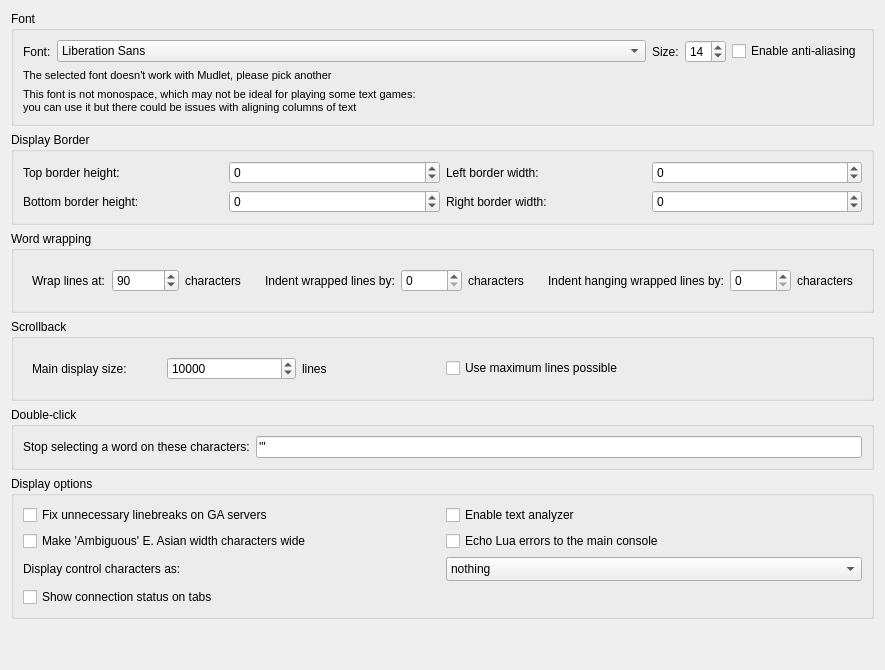
     <widget class="QWidget" name="tab_display">
      <property name="sizePolicy">
       <sizepolicy hsizetype="Expanding" vsizetype="Expanding">
        <horstretch>0</horstretch>
        <verstretch>0</verstretch>
       </sizepolicy>
      </property>
      <attribute name="title">
       <string>Main display</string>
      </attribute>
      <layout class="QVBoxLayout" name="vBoxLayout_tab_display">
       <item>
        <widget class="QGroupBox" name="groupBox_font">
         <property name="sizePolicy">
          <sizepolicy hsizetype="Preferred" vsizetype="Preferred">
           <horstretch>1</horstretch>
           <verstretch>0</verstretch>
          </sizepolicy>
         </property>
         <property name="title">
          <string>Font</string>
         </property>
         <layout class="QGridLayout" name="gridLayout_groupBox_font" columnstretch="0,1,0,0,0,0">
          <item row="0" column="0">
           <widget class="QLabel" name="label_displayFont">
            <property name="text">
             <string>Font:</string>
            </property>
            <property name="buddy">
             <cstring>fontComboBox_displayFont</cstring>
            </property>
           </widget>
          </item>
          <item row="0" column="1">
           <widget class="QFontComboBox" name="fontComboBox_displayFont">
            <property name="sizePolicy">
             <sizepolicy hsizetype="Preferred" vsizetype="Fixed">
              <horstretch>1</horstretch>
              <verstretch>0</verstretch>
             </sizepolicy>
            </property>
            <property name="editable">
             <bool>false</bool>
            </property>
            <property name="maxVisibleItems">
             <number>20</number>
            </property>
           </widget>
          </item>
          <item row="0" column="2">
           <widget class="QLabel" name="label_displayFontSize">
            <property name="text">
             <string>Size:</string>
            </property>
            <property name="buddy">
             <cstring>spinBox_displayFontSize</cstring>
            </property>
           </widget>
          </item>
          <item row="0" column="3">
           <widget class="QSpinBox" name="spinBox_displayFontSize">
            <property name="sizePolicy">
             <sizepolicy hsizetype="Preferred" vsizetype="Preferred">
              <horstretch>0</horstretch>
              <verstretch>0</verstretch>
             </sizepolicy>
            </property>
            <property name="minimum">
             <number>1</number>
            </property>
            <property name="maximum">
             <number>99</number>
            </property>
            <property name="value">
             <number>14</number>
            </property>
           </widget>
          </item>
          <item row="0" column="5">
           <widget class="QCheckBox" name="checkBox_antiAlias">
            <property name="toolTip">
             <string>&lt;p&gt;Use anti aliasing on fonts. Smoothes fonts if you have a high screen resolution and you can use larger fonts. Note that on low resolutions and small font sizes, the font gets blurry.&lt;/p&gt;</string>
            </property>
            <property name="accessibleDescription">
             <string>Use anti aliasing on fonts. Smooths fonts if you have a high screen resolution and you can use larger fonts. Note that on low resolutions and small font sizes, the font gets blurry.</string>
            </property>
            <property name="text">
             <string>Enable anti-aliasing</string>
            </property>
           </widget>
          </item>
          <item row="1" column="0" colspan="4">
           <widget class="QLabel" name="label_invalidFontError">
            <property name="font">
             <font>
              <pointsize>8</pointsize>
             </font>
            </property>
            <property name="text">
             <string>The selected font doesn't work with Mudlet, please pick another</string>
            </property>
           </widget>
          </item>
          <item row="2" column="0" colspan="4">
           <widget class="QLabel" name="label_variableWidthFontWarning">
            <property name="font">
             <font>
              <pointsize>8</pointsize>
             </font>
            </property>
            <property name="text">
             <string comment="Note that this text is split into two lines so that the message is not too wide in English, please do the same for other locales where the text is the same or longer">This font is not monospace, which may not be ideal for playing some text games:
you can use it but there could be issues with aligning columns of text</string>
            </property>
           </widget>
          </item>
         </layout>
        </widget>
       </item>
       <item>
        <widget class="QGroupBox" name="groupBox_borders">
         <property name="sizePolicy">
          <sizepolicy hsizetype="Preferred" vsizetype="Preferred">
           <horstretch>0</horstretch>
           <verstretch>0</verstretch>
          </sizepolicy>
         </property>
         <property name="title">
          <string>Display Border</string>
         </property>
         <layout class="QGridLayout" name="gridLayout_groupBox_borders">
          <item row="0" column="0">
           <widget class="QLabel" name="label_26">
            <property name="sizePolicy">
             <sizepolicy hsizetype="Expanding" vsizetype="Preferred">
              <horstretch>0</horstretch>
              <verstretch>0</verstretch>
             </sizepolicy>
            </property>
            <property name="maximumSize">
             <size>
              <width>200</width>
              <height>16777215</height>
             </size>
            </property>
            <property name="toolTip">
             <string>&lt;p&gt;Extra space to have before text on top - can be set to negative to move text up beyond the screen.&lt;/p&gt;</string>
            </property>
            <property name="text">
             <string>Top border height:</string>
            </property>
            <property name="buddy">
             <cstring>topBorderHeight</cstring>
            </property>
           </widget>
          </item>
          <item row="0" column="1">
           <widget class="QSpinBox" name="topBorderHeight">
            <property name="sizePolicy">
             <sizepolicy hsizetype="Preferred" vsizetype="Preferred">
              <horstretch>0</horstretch>
              <verstretch>0</verstretch>
             </sizepolicy>
            </property>
            <property name="toolTip">
             <string>&lt;p&gt;Extra space to have before text on top - can be set to negative to move text up beyond the screen.&lt;/p&gt;</string>
            </property>
            <property name="accessibleDescription">
             <string>Extra space to have before text on top - can be set to negative to move text up beyond the screen.</string>
            </property>
            <property name="minimum">
             <number>-1000000</number>
            </property>
            <property name="maximum">
             <number>1000000</number>
            </property>
            <property name="value">
             <number>0</number>
            </property>
           </widget>
          </item>
          <item row="0" column="2">
           <widget class="QLabel" name="label_29">
            <property name="sizePolicy">
             <sizepolicy hsizetype="Expanding" vsizetype="Preferred">
              <horstretch>0</horstretch>
              <verstretch>0</verstretch>
             </sizepolicy>
            </property>
            <property name="maximumSize">
             <size>
              <width>200</width>
              <height>16777215</height>
             </size>
            </property>
            <property name="toolTip">
             <string>&lt;p&gt;Extra space to have before text on the left - can be set to negative to move text left beyond the screen.&lt;/p&gt;</string>
            </property>
            <property name="text">
             <string>Left border width:</string>
            </property>
            <property name="buddy">
             <cstring>leftBorderWidth</cstring>
            </property>
           </widget>
          </item>
          <item row="0" column="3">
           <widget class="QSpinBox" name="leftBorderWidth">
            <property name="sizePolicy">
             <sizepolicy hsizetype="Preferred" vsizetype="Preferred">
              <horstretch>0</horstretch>
              <verstretch>0</verstretch>
             </sizepolicy>
            </property>
            <property name="toolTip">
             <string>&lt;p&gt;Extra space to have before text on the left - can be set to negative to move text left beyond the screen.&lt;/p&gt;</string>
            </property>
            <property name="accessibleDescription">
             <string>Extra space to have before text on the left - can be set to negative to move text left beyond the screen.</string>
            </property>
            <property name="minimum">
             <number>-1000000</number>
            </property>
            <property name="maximum">
             <number>1000000</number>
            </property>
            <property name="value">
             <number>0</number>
            </property>
           </widget>
          </item>
          <item row="1" column="0">
           <widget class="QLabel" name="label_27">
            <property name="sizePolicy">
             <sizepolicy hsizetype="Expanding" vsizetype="Preferred">
              <horstretch>0</horstretch>
              <verstretch>0</verstretch>
             </sizepolicy>
            </property>
            <property name="maximumSize">
             <size>
              <width>200</width>
              <height>16777215</height>
             </size>
            </property>
            <property name="toolTip">
             <string>&lt;p&gt;Extra space to have before text on the bottom - can be set to negative to allow text to go down beyond the screen.&lt;/p&gt;</string>
            </property>
            <property name="text">
             <string>Bottom border height:</string>
            </property>
            <property name="buddy">
             <cstring>bottomBorderHeight</cstring>
            </property>
           </widget>
          </item>
          <item row="1" column="1">
           <widget class="QSpinBox" name="bottomBorderHeight">
            <property name="sizePolicy">
             <sizepolicy hsizetype="Preferred" vsizetype="Preferred">
              <horstretch>0</horstretch>
              <verstretch>0</verstretch>
             </sizepolicy>
            </property>
            <property name="toolTip">
             <string>&lt;p&gt;Extra space to have before text on the bottom - can be set to negative to allow text to go down beyond the screen.&lt;/p&gt;</string>
            </property>
            <property name="accessibleDescription">
             <string>Extra space to have before text on the bottom - can be set to negative to allow text to go down beyond the screen.</string>
            </property>
            <property name="minimum">
             <number>-1000000</number>
            </property>
            <property name="maximum">
             <number>1000000</number>
            </property>
            <property name="value">
             <number>0</number>
            </property>
           </widget>
          </item>
          <item row="1" column="2">
           <widget class="QLabel" name="label_28">
            <property name="sizePolicy">
             <sizepolicy hsizetype="Expanding" vsizetype="Preferred">
              <horstretch>0</horstretch>
              <verstretch>0</verstretch>
             </sizepolicy>
            </property>
            <property name="maximumSize">
             <size>
              <width>200</width>
              <height>16777215</height>
             </size>
            </property>
            <property name="toolTip">
             <string>&lt;p&gt;Extra space to have before text on the right - can be set to negative to move text right beyond the screen.&lt;/p&gt;</string>
            </property>
            <property name="text">
             <string>Right border width:</string>
            </property>
            <property name="buddy">
             <cstring>rightBorderWidth</cstring>
            </property>
           </widget>
          </item>
          <item row="1" column="3">
           <widget class="QSpinBox" name="rightBorderWidth">
            <property name="sizePolicy">
             <sizepolicy hsizetype="Preferred" vsizetype="Preferred">
              <horstretch>0</horstretch>
              <verstretch>0</verstretch>
             </sizepolicy>
            </property>
            <property name="toolTip">
             <string>&lt;p&gt;Extra space to have before text on the right - can be set to negative to move text right beyond the screen.&lt;/p&gt;</string>
            </property>
            <property name="accessibleDescription">
             <string>Extra space to have before text on the right - can be set to negative to move text right beyond the screen.</string>
            </property>
            <property name="minimum">
             <number>-1000000</number>
            </property>
            <property name="maximum">
             <number>1000000</number>
            </property>
            <property name="value">
             <number>0</number>
            </property>
           </widget>
          </item>
         </layout>
        </widget>
       </item>
       <item>
        <widget class="QGroupBox" name="groupBox_wrapping">
         <property name="sizePolicy">
          <sizepolicy hsizetype="Preferred" vsizetype="Preferred">
           <horstretch>0</horstretch>
           <verstretch>0</verstretch>
          </sizepolicy>
         </property>
         <property name="layoutDirection">
          <enum>Qt::LayoutDirection::LeftToRight</enum>
         </property>
         <property name="title">
          <string>Word wrapping</string>
         </property>
         <layout class="QHBoxLayout" name="horizontalLayout_groupBox_wrapping">
          <item>
           <widget class="QFrame" name="frame_wrap_at">
            <property name="frameShape">
             <enum>QFrame::Shape::NoFrame</enum>
            </property>
            <layout class="QHBoxLayout" name="horizontalLayout_frame_wrap_at">
             <item>
              <widget class="QLabel" name="label_wrap_at_spinBox">
               <property name="sizePolicy">
                <sizepolicy hsizetype="Preferred" vsizetype="Preferred">
                 <horstretch>0</horstretch>
                 <verstretch>0</verstretch>
                </sizepolicy>
               </property>
               <property name="maximumSize">
                <size>
                 <width>200</width>
                 <height>16777215</height>
                </size>
               </property>
               <property name="text">
                <string>Wrap lines at:</string>
               </property>
               <property name="buddy">
                <cstring>wrap_at_spinBox</cstring>
               </property>
              </widget>
             </item>
             <item>
              <widget class="QSpinBox" name="wrap_at_spinBox">
               <property name="minimum">
                <number>1</number>
               </property>
               <property name="maximum">
                <number>999999</number>
               </property>
               <property name="value">
                <number>90</number>
               </property>
              </widget>
             </item>
             <item>
              <widget class="QLabel" name="label_23">
               <property name="text">
                <string>characters</string>
               </property>
               <property name="buddy">
                <cstring>wrap_at_spinBox</cstring>
               </property>
              </widget>
             </item>
            </layout>
           </widget>
          </item>
          <item>
           <widget class="QFrame" name="frame_indent_wrapped">
            <property name="frameShape">
             <enum>QFrame::Shape::NoFrame</enum>
            </property>
            <layout class="QHBoxLayout" name="horizontalLayout_frame_indent_wrapped">
             <item>
              <widget class="QLabel" name="label_indent_wrapped_spinBox">
               <property name="sizePolicy">
                <sizepolicy hsizetype="Preferred" vsizetype="Preferred">
                 <horstretch>0</horstretch>
                 <verstretch>0</verstretch>
                </sizepolicy>
               </property>
               <property name="maximumSize">
                <size>
                 <width>200</width>
                 <height>16777215</height>
                </size>
               </property>
               <property name="text">
                <string>Indent wrapped lines by:</string>
               </property>
               <property name="buddy">
                <cstring>indent_wrapped_spinBox</cstring>
               </property>
              </widget>
             </item>
             <item>
              <widget class="QSpinBox" name="indent_wrapped_spinBox">
               <property name="minimum">
                <number>0</number>
               </property>
               <property name="maximum">
                <number>99999</number>
               </property>
               <property name="value">
                <number>0</number>
               </property>
              </widget>
             </item>
             <item>
              <widget class="QLabel" name="label_25">
               <property name="text">
                <string>characters</string>
               </property>
               <property name="buddy">
                <cstring>indent_wrapped_spinBox</cstring>
               </property>
              </widget>
             </item>
            </layout>
           </widget>
          </item>
          <item>
           <widget class="QFrame" name="frame_hanging_indent_wrapped">
            <property name="frameShape">
             <enum>QFrame::Shape::NoFrame</enum>
            </property>
            <layout class="QHBoxLayout" name="horizontalLayout_frame_hanging_indent_wrapped">
             <item>
              <widget class="QLabel" name="label_hanging_indent_wrapped">
               <property name="sizePolicy">
                <sizepolicy hsizetype="Preferred" vsizetype="Preferred">
                 <horstretch>0</horstretch>
                 <verstretch>0</verstretch>
                </sizepolicy>
               </property>
               <property name="maximumSize">
                <size>
                 <width>200</width>
                 <height>16777215</height>
                </size>
               </property>
               <property name="toolTip">
                <string>&lt;p&gt;Subsequent wrapped lines will be indented by this amount.&lt;/p&gt;</string>
               </property>
               <property name="accessibleDescription">
                <string>Subsequent wrapped lines will be indented by this amount.</string>
               </property>
               <property name="text">
                <string>Indent hanging wrapped lines by:</string>
               </property>
               <property name="buddy">
                <cstring>hanging_indent_wrapped_spinBox</cstring>
               </property>
              </widget>
             </item>
             <item>
              <widget class="QSpinBox" name="hanging_indent_wrapped_spinBox">
               <property name="minimum">
                <number>0</number>
               </property>
               <property name="maximum">
                <number>99999</number>
               </property>
               <property name="value">
                <number>0</number>
               </property>
              </widget>
             </item>
             <item>
              <widget class="QLabel" name="label_41">
               <property name="text">
                <string>characters</string>
               </property>
               <property name="buddy">
                <cstring>hanging_indent_wrapped_spinBox</cstring>
               </property>
              </widget>
             </item>
            </layout>
           </widget>
          </item>
         </layout>
        </widget>
       </item>
       <item>
        <widget class="QGroupBox" name="groupBox_consoleBuffer">
         <property name="title">
          <string>Scrollback</string>
         </property>
         <layout class="QHBoxLayout" name="horizontalLayout_groupBox_consoleBuffer">
          <item>
           <widget class="QFrame" name="frame_console_buffer_size">
            <property name="frameShape">
             <enum>QFrame::Shape::NoFrame</enum>
            </property>
            <layout class="QHBoxLayout" name="horizontalLayout_frame_console_buffer_size">
             <item>
              <widget class="QLabel" name="label_console_buffer_size_spinBox">
               <property name="sizePolicy">
                <sizepolicy hsizetype="Preferred" vsizetype="Preferred">
                 <horstretch>0</horstretch>
                 <verstretch>0</verstretch>
                </sizepolicy>
               </property>
               <property name="maximumSize">
                <size>
                 <width>200</width>
                 <height>16777215</height>
                </size>
               </property>
               <property name="toolTip">
                <string>&lt;p&gt;Maximum number of lines to keep in the console buffer. When exceeded, older lines are removed in batches.&lt;/p&gt;</string>
               </property>
               <property name="accessibleDescription">
                <string>Maximum number of lines to keep in the console buffer. When exceeded, older lines are removed in batches.</string>
               </property>
               <property name="text">
                <string>Main display size:</string>
               </property>
               <property name="buddy">
                <cstring>console_buffer_size_spinBox</cstring>
               </property>
              </widget>
             </item>
             <item>
              <widget class="QSpinBox" name="console_buffer_size_spinBox">
               <property name="toolTip">
                <string>&lt;p&gt;Maximum number of lines to keep in the console buffer. Minimum is 100 lines.&lt;/p&gt;</string>
               </property>
               <property name="accessibleDescription">
                <string>Maximum number of lines to keep in the console buffer. Minimum is 100 lines.</string>
               </property>
               <property name="minimum">
                <number>100</number>
               </property>
               <property name="maximum">
                <number>2147483647</number>
               </property>
               <property name="value">
                <number>10000</number>
               </property>
              </widget>
             </item>
             <item>
              <widget class="QLabel" name="label_console_buffer_lines">
               <property name="text">
                <string>lines</string>
               </property>
               <property name="buddy">
                <cstring>console_buffer_size_spinBox</cstring>
               </property>
              </widget>
             </item>
            </layout>
           </widget>
          </item>
          <item>
           <widget class="QCheckBox" name="checkBox_useMaxBufferSize">
            <property name="toolTip">
             <string>&lt;p&gt;Use the maximum buffer size your system can handle. This will be calculated based on available memory.&lt;/p&gt;</string>
            </property>
            <property name="accessibleDescription">
             <string>Use the maximum buffer size your system can handle. This will be calculated based on available memory.</string>
            </property>
            <property name="text">
             <string>Use maximum lines possible</string>
            </property>
           </widget>
          </item>
         </layout>
        </widget>
       </item>
       <item>
        <widget class="QGroupBox" name="groupBox_doubleClick">
         <property name="title">
          <string>Double-click</string>
         </property>
         <layout class="QHBoxLayout" name="horizontalLayout_doubleclick_ignore">
          <item>
           <widget class="QLabel" name="doubleclick_ignore_label">
            <property name="text">
             <string>Stop selecting a word on these characters:</string>
            </property>
            <property name="buddy">
             <cstring>doubleclick_ignore_lineedit</cstring>
            </property>
           </widget>
          </item>
          <item>
           <widget class="QLineEdit" name="doubleclick_ignore_lineedit">
            <property name="toolTip">
             <string>&lt;p&gt;Enter the characters you'd like double-clicking to stop selecting text on here. If you don't enter any, double-clicking on a word will only stop at a space, and will include characters like a double or a single quote. For example, double-clicking on the word &lt;span style=&quot; font-style:italic;&quot;&gt;Hello&lt;/span&gt; in the following will select &lt;span style=&quot; font-style:italic;&quot;&gt;&amp;quot;&lt;/span&gt;&lt;span style=&quot; font-style:italic;&quot;&gt;Hello!&amp;quot;&lt;/span&gt;&lt;/p&gt;&lt;p&gt;You say, &lt;span style=&quot; font-weight:600;&quot;&gt;&amp;quot;Hello!&amp;quot;&lt;/span&gt;&lt;/p&gt;&lt;p&gt;If you set the characters in the field to &lt;span style=&quot; font-weight:600;&quot;&gt;'&amp;quot;! &lt;/span&gt;which will mean it should stop selecting on ' &lt;span style=&quot; font-style:italic;&quot;&gt;or&lt;/span&gt; &amp;quot; &lt;span style=&quot; font-style:italic;&quot;&gt;or&lt;/span&gt; ! then double-clicking on &lt;span style=&quot; font-style:italic;&quot;&gt;Hello&lt;/span&gt; will just select &lt;span style=&quot; font-style:italic;&quot;&gt;Hello&lt;/span&gt;&lt;/p&gt;&lt;p&gt;You say, &amp;quot;&lt;span style=&quot; font-weight:600;&quot;&gt;Hello&lt;/span&gt;!&amp;quot;&lt;/p&gt;</string>
            </property>
            <property name="accessibleDescription">
             <string>Characters that double-click selection should stop on. Without this, only spaces end a selection, so quotes and punctuation get included with the word. For example, entering an apostrophe, double quote and exclamation mark would make double-clicking select just the word Hello rather than "Hello!".</string>
            </property>
            <property name="text">
             <string>'&quot;</string>
            </property>
            <property name="placeholderText">
             <string>(characters to ignore in selection, for example ' or &quot;)</string>
            </property>
           </widget>
          </item>
         </layout>
        </widget>
       </item>
       <item>
        <widget class="QGroupBox" name="groupBox_displayOptions">
         <property name="title">
          <string>Display options</string>
         </property>
         <layout class="QGridLayout" name="gridLayout_groupBox_displayOptions">
          <item row="2" column="0">
           <widget class="QLabel" name="label_controlCharacterHandling">
            <property name="text">
             <string>Display control characters as:</string>
            </property>
            <property name="buddy">
             <cstring>comboBox_controlCharacterHandling</cstring>
            </property>
           </widget>
          </item>
          <item row="1" column="0">
           <widget class="QCheckBox" name="checkBox_useWideAmbiguousEastAsianGlyphs">
            <property name="text">
             <string>Make 'Ambiguous' E. Asian width characters wide</string>
            </property>
            <property name="tristate">
             <bool>true</bool>
            </property>
           </widget>
          </item>
          <item row="0" column="0">
           <widget class="QCheckBox" name="checkBox_USE_IRE_DRIVER_BUGFIX">
            <property name="toolTip">
             <string>&lt;p&gt;Some games (notably all IRE MUDs) suffer from a bug where they don't properly communicate with the client on where a newline should be. Enable this to fix text from getting appended to the previous prompt line.&lt;/p&gt;</string>
            </property>
            <property name="accessibleDescription">
             <string>Some games (notably all IRE MUDs) suffer from a bug where they don't properly communicate with the client on where a newline should be. Enable this to fix text from getting appended to the previous prompt line.</string>
            </property>
            <property name="text">
             <string>Fix unnecessary linebreaks on GA servers</string>
            </property>
           </widget>
          </item>
          <item row="0" column="1">
           <widget class="QCheckBox" name="checkBox_enableTextAnalyzer">
            <property name="text">
             <string>Enable text analyzer</string>
            </property>
           </widget>
          </item>
          <item row="1" column="1">
           <widget class="QCheckBox" name="checkBox_echoLuaErrors">
            <property name="toolTip">
             <string>&lt;p&gt;Prints Lua errors to the main console in addition to the error tab in the editor.&lt;/p&gt;</string>
            </property>
            <property name="accessibleDescription">
             <string>Prints Lua errors to the main console in addition to the error tab in the editor.</string>
            </property>
            <property name="text">
             <string>Echo Lua errors to the main console</string>
            </property>
           </widget>
          </item>
          <item row="2" column="1">
           <widget class="QComboBox" name="comboBox_controlCharacterHandling">
            <property name="currentIndex">
             <number>0</number>
            </property>
            <property name="sizeAdjustPolicy">
             <enum>QComboBox::SizeAdjustPolicy::AdjustToMinimumContentsLengthWithIcon</enum>
            </property>
            <item>
             <property name="text">
              <string>nothing</string>
             </property>
            </item>
            <item>
             <property name="text">
              <string>Unicode Control Pictures</string>
             </property>
            </item>
            <item>
             <property name="text">
              <string>CP437 (OEM Font)- like</string>
             </property>
            </item>
           </widget>
          </item>
          <item row="3" column="0" colspan="2">
           <widget class="QCheckBox" name="checkBox_showTabConnectionIndicators">
            <property name="toolTip">
             <string>Display whenever a tab is connected or a disconnected</string>
            </property>
            <property name="text">
             <string>Show connection status on tabs</string>
            </property>
           </widget>
          </item>
         </layout>
        </widget>
       </item>
       <item>
        <spacer name="verticalSpacer_mainDisplay">
         <property name="orientation">
          <enum>Qt::Orientation::Vertical</enum>
         </property>
         <property name="sizeHint" stdset="0">
          <size>
           <width>20</width>
           <height>40</height>
          </size>
         </property>
        </spacer>
       </item>
      </layout>
     </widget>
